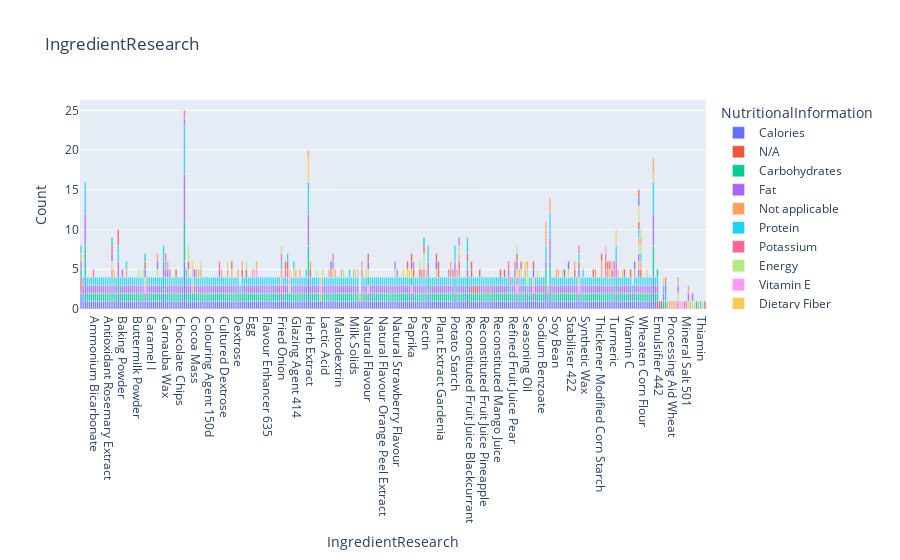

Notebook code for this chart:
### Code cell
import networkx as nx
import matplotlib.pyplot as plt

query = """
MATCH (i:IngredientResearch)-[:HAS_NUTRITIONAL_INFORMATION]->(n:NutritionalInformation)
RETURN i.ingredient_name AS IngredientResearch, n.nutrient AS NutritionalInformation
"""
with driver.session() as session:
    result = session.run(query)
    neo4j_data = [record.data() for record in result]


df = pd.DataFrame(neo4j_data)
# Caculate each dietarysuitability  diet count
diet_counts = df.groupby("IngredientResearch")["NutritionalInformation"].value_counts().reset_index(name="Count")

# use Plotly to create bar chart
fig = px.bar(diet_counts, x="IngredientResearch", y="Count", color="NutritionalInformation", title="IngredientResearch")
fig.show()

### Figure 1 — Plotly figure (JSON) as saved in the notebook; plotly's stock layout.template omitted (floating-point values rounded to 4 significant figures; data arrays with more than 128 entries replaced by an {"elided": "..."} marker saying what was removed)
{"data": [{"alignmentgroup": "True", "hovertemplate": "NutritionalInformation=Calories<br>IngredientResearch=%{x}<br>Count=%{y}<extra></extra>", "legendgroup": "Calories", "marker": {"color": "#636efa", "pattern": {"shape": ""}}, "name": "Calories", "offsetgroup": "Calories", "orientation": "v", "showlegend": true, "textposition": "auto", "type": "bar", "x": {"elided": "280 str values"}, "xaxis": "x", "y": {"elided": "280 int values"}, "yaxis": "y"}, {"alignmentgroup": "True", "hovertemplate": "NutritionalInformation=N/A<br>IngredientResearch=%{x}<br>Count=%{y}<extra></extra>", "legendgroup": "N/A", "marker": {"color": "#EF553B", "pattern": {"shape": ""}}, "name": "N/A", "offsetgroup": "N/A", "orientation": "v", "showlegend": true, "textposition": "auto", "type": "bar", "x": ["", "Emulsifier 442", "Enzymes"], "xaxis": "x", "y": [2, 1, 1], "yaxis": "y"}, {"alignmentgroup": "True", "hovertemplate": "NutritionalInformation=Carbohydrates<br>IngredientResearch=%{x}<br>Count=%{y}<extra></extra>", "legendgroup": "Carbohydrates", "marker": {"color": "#00cc96", "pattern": {"shape": ""}}, "name": "Carbohydrates", "offsetgroup": "Carbohydrates", "orientation": "v", "showlegend": true, "textposition": "auto", "type": "bar", "x": {"elided": "271 str values"}, "xaxis": "x", "y": {"elided": "271 int values"}, "yaxis": "y"}, {"alignmentgroup": "True", "hovertemplate": "NutritionalInformation=Fat<br>IngredientResearch=%{x}<br>Count=%{y}<extra></extra>", "legendgroup": "Fat", "marker": {"color": "#ab63fa", "pattern": {"shape": ""}}, "name": "Fat", "offsetgroup": "Fat", "orientation": "v", "showlegend": true, "textposition": "auto", "type": "bar", "x": {"elided": "270 str values"}, "xaxis": "x", "y": {"elided": "270 int values"}, "yaxis": "y"}, {"alignmentgroup": "True", "hovertemplate": "NutritionalInformation=Not applicable<br>IngredientResearch=%{x}<br>Count=%{y}<extra></extra>", "legendgroup": "Not applicable", "marker": {"color": "#FFA15A", "pattern": {"shape": ""}}, "name": "Not applicable", "offsetgroup": "Not applicable", "orientation": "v", "showlegend": true, "textposition": "auto", "type": "bar", "x": ["", "Mica", "Polybutene", "Polyethylene", "Processing Aid Wheat", "Ultramarines"], "xaxis": "x", "y": [1, 1, 1, 1, 1, 1], "yaxis": "y"}, {"alignmentgroup": "True", "hovertemplate": "NutritionalInformation=Protein<br>IngredientResearch=%{x}<br>Count=%{y}<extra></extra>", "legendgroup": "Protein", "marker": {"color": "#19d3f3", "pattern": {"shape": ""}}, "name": "Protein", "offsetgroup": "Protein", "orientation": "v", "showlegend": true, "textposition": "auto", "type": "bar", "x": {"elided": "264 str values"}, "xaxis": "x", "y": {"elided": "264 int values"}, "yaxis": "y"}, {"alignmentgroup": "True", "hovertemplate": "NutritionalInformation=Potassium<br>IngredientResearch=%{x}<br>Count=%{y}<extra></extra>", "legendgroup": "Potassium", "marker": {"color": "#FF6692", "pattern": {"shape": ""}}, "name": "Potassium", "offsetgroup": "Potassium", "orientation": "v", "showlegend": true, "textposition": "auto", "type": "bar", "x": ["Acidity Regulator 501", "Apple", "Fructose", "Fruit Peach", "Mineral Salt 500", "Mineral Salt 508", "Pasteurised Homogenised Milk", "Potassium Bicarbonate", "Potassium Chloride", "Potassium Citrate", "Potatoes", "Tomato Juice", "Tomato Paste", "Tomatoes"], "xaxis": "x", "y": [1, 1, 1, 1, 1, 1, 1, 1, 1, 1, 1, 1, 1, 1], "yaxis": "y"}, {"alignmentgroup": "True", "hovertemplate": "NutritionalInformation=Energy<br>IngredientResearch=%{x}<br>Count=%{y}<extra></extra>", "legendgroup": "Energy", "marker": {"color": "#B6E880", "pattern": {"shape": ""}}, "name": "Energy", "offsetgroup": "Energy", "orientation": "v", "showlegend": true, "textposition": "auto", "type": "bar", "x": ["Antioxidant 320"], "xaxis": "x", "y": [1], "yaxis": "y"}, {"alignmentgroup": "True", "hovertemplate": "NutritionalInformation=Vitamin E<br>IngredientResearch=%{x}<br>Count=%{y}<extra></extra>", "legendgroup": "Vitamin E", "marker": {"color": "#FF97FF", "pattern": {"shape": ""}}, "name": "Vitamin E", "offsetgroup": "Vitamin E", "orientation": "v", "showlegend": true, "textposition": "auto", "type": "bar", "x": ["Antioxidant E307B", "Antioxidant Tocopherols", "Mustard Oil", "Palm Oil", "Refined Palm Oil", "Sesame Oil", "Sunflower Oil", "Vegetable Fat"], "xaxis": "x", "y": [1, 1, 1, 1, 1, 1, 1, 1], "yaxis": "y"}, {"alignmentgroup": "True", "hovertemplate": "NutritionalInformation=Dietary Fiber<br>IngredientResearch=%{x}<br>Count=%{y}<extra></extra>", "legendgroup": "Dietary Fiber", "marker": {"color": "#FECB52", "pattern": {"shape": ""}}, "name": "Dietary Fiber", "offsetgroup": "Dietary Fiber", "orientation": "v", "showlegend": true, "textposition": "auto", "type": "bar", "x": ["Apple", "Apple Pulp", "Clove", "Garlic Powder", "Guar Gum", "Maize Maltodextrin", "Nutmeg", "Onion", "Onion Powder", "Pear", "Pineapple", "Rosemary", "Spice Cardamom", "Spice Ginger", "Tomato Powder", "Turmeric", "Vegetable Powder Garlic", "White Pepper", "Xanthan Gum"], "xaxis": "x", "y": [1, 1, 1, 1, 3, 1, 1, 1, 1, 1, 1, 1, 1, 1, 1, 2, 1, 1, 1], "yaxis": "y"}, {"alignmentgroup": "True", "hovertemplate": "NutritionalInformation=Manganese<br>IngredientResearch=%{x}<br>Count=%{y}<extra></extra>", "legendgroup": "Manganese", "marker": {"color": "#636efa", "pattern": {"shape": ""}}, "name": "Manganese", "offsetgroup": "Manganese", "orientation": "v", "showlegend": true, "textposition": "auto", "type": "bar", "x": ["Apple", "Pineapple", "Wheat Flour"], "xaxis": "x", "y": [1, 1, 1], "yaxis": "y"}, {"alignmentgroup": "True", "hovertemplate": "NutritionalInformation=Vitamin C<br>IngredientResearch=%{x}<br>Count=%{y}<extra></extra>", "legendgroup": "Vitamin C", "marker": {"color": "#EF553B", "pattern": {"shape": ""}}, "name": "Vitamin C", "offsetgroup": "Vitamin C", "orientation": "v", "showlegend": true, "textposition": "auto", "type": "bar", "x": ["Apple", "Ascorbic Acid", "Chilli", "Clove", "Diced Peaches", "Dill", "Fructose", "Fruit Peach", "Guava Puree", "Onion", "Paprika", "Parsley", "Pineapple", "Pineapple Juice", "Potatoes", "Reconstituted Apple Juice", "Reconstituted Fruit Juice Blackcurrant", "Reconstituted Fruit Juice Grape", "Reconstituted Fruit Juice Orange", "Reconstituted Fruit Juice Passionfruit", "Reconstituted Fruit Juice Peach", "Reconstituted Fruit Juice Water Extracted Orange", "Reconstituted Mango Juice", "Reconstituted Tomato Puree", "Rosemary", "Strawberry", "Tamarind Paste", "Tomato Juice", "Tomato Paste", "Tomato Powder", "Tomato Puree", "Tomatoes", "Vegetable Powder Tomato", "Vitamin C", "Wheat Glucose Syrup"], "xaxis": "x", "y": [1, 2, 1, 1, 1, 1, 1, 1, 1, 1, 1, 1, 1, 1, 1, 1, 1, 1, 1, 1, 1, 1, 1, 1, 1, 1, 1, 1, 1, 1, 1, 1, 1, 1, 1], "yaxis": "y"}, {"alignmentgroup": "True", "hovertemplate": "NutritionalInformation=Vitamin K<br>IngredientResearch=%{x}<br>Count=%{y}<extra></extra>", "legendgroup": "Vitamin K", "marker": {"color": "#00cc96", "pattern": {"shape": ""}}, "name": "Vitamin K", "offsetgroup": "Vitamin K", "orientation": "v", "showlegend": true, "textposition": "auto", "type": "bar", "x": ["Apple", "Mustard Oil", "Palm Oil"], "xaxis": "x", "y": [1, 1, 1], "yaxis": "y"}, {"alignmentgroup": "True", "hovertemplate": "NutritionalInformation=Minerals<br>IngredientResearch=%{x}<br>Count=%{y}<extra></extra>", "legendgroup": "Minerals", "marker": {"color": "#ab63fa", "pattern": {"shape": ""}}, "name": "Minerals", "offsetgroup": "Minerals", "orientation": "v", "showlegend": true, "textposition": "auto", "type": "bar", "x": ["Australian Spring Water", "Carminic Acid", "Carnauba Wax", "Citric Acid", "Colouring Agent Spirulina Extract", "Coriander", "Maize Maltodextrin", "Natural Spring Water", "Refined Fruit Juice Apple", "Refined Fruit Juice Pear"], "xaxis": "x", "y": [1, 1, 1, 1, 1, 1, 1, 1, 1, 1], "yaxis": "y"}, {"alignmentgroup": "True", "hovertemplate": "NutritionalInformation=Fiber<br>IngredientResearch=%{x}<br>Count=%{y}<extra></extra>", "legendgroup": "Fiber", "marker": {"color": "#FFA15A", "pattern": {"shape": ""}}, "name": "Fiber", "offsetgroup": "Fiber", "orientation": "v", "showlegend": true, "textposition": "auto", "type": "bar", "x": ["Barley Malt Extract", "Carnauba Wax", "Cocoa", "Cocoa Mass", "Cocoa Powder", "Cocoa Solids", "Cornstarch", "Cumin", "Dark Chocolate Chips", "Desiccated Coconut", "Diced Peaches", "Durum Wheat Semolina", "Gherkin", "Glucose", "Guar Gum", "Guava Puree", "Locust Bean Gum", "Maize Starch", "Maltodextrin", "Potato Starch", "Potatoes", "Rice", "Soy", "Soy Bean", "Tapioca Starch", "Thickener Modified Corn Starch", "Wheat", "Wheat Flour", "Wheat Glucose Syrup", "Xanthan Gum"], "xaxis": "x", "y": [1, 1, 1, 1, 1, 1, 1, 1, 1, 1, 1, 1, 1, 1, 1, 1, 1, 1, 1, 1, 1, 1, 1, 1, 1, 1, 1, 1, 1, 2], "yaxis": "y"}, {"alignmentgroup": "True", "hovertemplate": "NutritionalInformation=Sugars<br>IngredientResearch=%{x}<br>Count=%{y}<extra></extra>", "legendgroup": "Sugars", "marker": {"color": "#19d3f3", "pattern": {"shape": ""}}, "name": "Sugars", "offsetgroup": "Sugars", "orientation": "v", "showlegend": true, "textposition": "auto", "type": "bar", "x": ["Barley Malt Extract", "Clarified Pineapple Juice Concentrate", "Dextrose", "Fruit Peach", "Garlic Powder", "Golden Syrup", "Milk Chocolate Chips", "Reconstituted Apple Juice", "Reconstituted Fruit Juice Grape", "Reconstituted Fruit Juice Orange", "Reconstituted Fruit Juice Passionfruit", "Reconstituted Fruit Juice Water Extracted Orange", "Refined Fruit Juice Grape", "Sweetened Condensed Milk", "Wheat Glucose Syrup"], "xaxis": "x", "y": [1, 1, 1, 1, 1, 1, 1, 2, 1, 1, 1, 1, 1, 1, 1], "yaxis": "y"}, {"alignmentgroup": "True", "hovertemplate": "NutritionalInformation=Vitamin A<br>IngredientResearch=%{x}<br>Count=%{y}<extra></extra>", "legendgroup": "Vitamin A", "marker": {"color": "#FF6692", "pattern": {"shape": ""}}, "name": "Vitamin A", "offsetgroup": "Vitamin A", "orientation": "v", "showlegend": true, "textposition": "auto", "type": "bar", "x": ["Beta carotene", "Carotene", "Free Range Egg Yolk", "Lutein", "Paprika", "Refined Palm Oil", "Tomato Juice", "Vitamin A"], "xaxis": "x", "y": [1, 1, 1, 1, 1, 1, 1, 1], "yaxis": "y"}, {"alignmentgroup": "True", "hovertemplate": "NutritionalInformation=Calcium<br>IngredientResearch=%{x}<br>Count=%{y}<extra></extra>", "legendgroup": "Calcium", "marker": {"color": "#B6E880", "pattern": {"shape": ""}}, "name": "Calcium", "offsetgroup": "Calcium", "orientation": "v", "showlegend": true, "textposition": "auto", "type": "bar", "x": ["Buttermilk Powder", "Calcium Lactate", "Carbonated Mineral Water", "Clove", "Full Cream Milk", "Milk", "Milk Solids", "Milk Whey Powder", "Mineral Salt 500", "Mineral Salt 501", "Natural Mineral Water", "Pasteurised Homogenised Milk", "Sardines", "Skim Milk", "Wheat Glucose Syrup"], "xaxis": "x", "y": [1, 1, 1, 1, 1, 1, 1, 1, 1, 1, 1, 1, 1, 1, 1], "yaxis": "y"}, {"alignmentgroup": "True", "hovertemplate": "NutritionalInformation=Cholesterol<br>IngredientResearch=%{x}<br>Count=%{y}<extra></extra>", "legendgroup": "Cholesterol", "marker": {"color": "#FF97FF", "pattern": {"shape": ""}}, "name": "Cholesterol", "offsetgroup": "Cholesterol", "orientation": "v", "showlegend": true, "textposition": "auto", "type": "bar", "x": ["Canola Oil", "Egg", "Egg White", "Free Range Egg Yolk"], "xaxis": "x", "y": [1, 1, 1, 1], "yaxis": "y"}, {"alignmentgroup": "True", "hovertemplate": "NutritionalInformation=Monounsaturated Fat<br>IngredientResearch=%{x}<br>Count=%{y}<extra></extra>", "legendgroup": "Monounsaturated Fat", "marker": {"color": "#FECB52", "pattern": {"shape": ""}}, "name": "Monounsaturated Fat", "offsetgroup": "Monounsaturated Fat", "orientation": "v", "showlegend": true, "textposition": "auto", "type": "bar", "x": ["Canola Oil", "Mustard Oil", "Palm Oil", "Refined Palm Oil", "Sesame Oil", "Sunflower Oil"], "xaxis": "x", "y": [1, 1, 1, 1, 1, 1], "yaxis": "y"}, {"alignmentgroup": "True", "hovertemplate": "NutritionalInformation=Polyunsaturated Fat<br>IngredientResearch=%{x}<br>Count=%{y}<extra></extra>", "legendgroup": "Polyunsaturated Fat", "marker": {"color": "#636efa", "pattern": {"shape": ""}}, "name": "Polyunsaturated Fat", "offsetgroup": "Polyunsaturated Fat", "orientation": "v", "showlegend": true, "textposition": "auto", "type": "bar", "x": ["Canola Oil", "Mustard Oil", "Palm Oil", "Refined Palm Oil", "Sesame Oil", "Sunflower Oil"], "xaxis": "x", "y": [1, 1, 1, 1, 1, 1], "yaxis": "y"}, {"alignmentgroup": "True", "hovertemplate": "NutritionalInformation=Saturated Fat<br>IngredientResearch=%{x}<br>Count=%{y}<extra></extra>", "legendgroup": "Saturated Fat", "marker": {"color": "#EF553B", "pattern": {"shape": ""}}, "name": "Saturated Fat", "offsetgroup": "Saturated Fat", "orientation": "v", "showlegend": true, "textposition": "auto", "type": "bar", "x": ["Canola Oil", "Mustard Oil", "Palm Oil", "Refined Palm Oil", "Sesame Oil", "Sunflower Oil"], "xaxis": "x", "y": [1, 1, 1, 1, 1, 1], "yaxis": "y"}, {"alignmentgroup": "True", "hovertemplate": "NutritionalInformation=Trans Fat<br>IngredientResearch=%{x}<br>Count=%{y}<extra></extra>", "legendgroup": "Trans Fat", "marker": {"color": "#00cc96", "pattern": {"shape": ""}}, "name": "Trans Fat", "offsetgroup": "Trans Fat", "orientation": "v", "showlegend": true, "textposition": "auto", "type": "bar", "x": ["Canola Oil"], "xaxis": "x", "y": [1], "yaxis": "y"}, {"alignmentgroup": "True", "hovertemplate": "NutritionalInformation=Magnesium<br>IngredientResearch=%{x}<br>Count=%{y}<extra></extra>", "legendgroup": "Magnesium", "marker": {"color": "#ab63fa", "pattern": {"shape": ""}}, "name": "Magnesium", "offsetgroup": "Magnesium", "orientation": "v", "showlegend": true, "textposition": "auto", "type": "bar", "x": ["Carbonated Mineral Water", "Mineral Salt 500", "Mineral Salt 501", "Natural Mineral Water", "Wheat Flour"], "xaxis": "x", "y": [1, 1, 1, 1, 1], "yaxis": "y"}, {"alignmentgroup": "True", "hovertemplate": "NutritionalInformation=Sodium<br>IngredientResearch=%{x}<br>Count=%{y}<extra></extra>", "legendgroup": "Sodium", "marker": {"color": "#FFA15A", "pattern": {"shape": ""}}, "name": "Sodium", "offsetgroup": "Sodium", "orientation": "v", "showlegend": true, "textposition": "auto", "type": "bar", "x": ["Carbonated Mineral Water", "Egg White", "Iodised Salt", "Milk Lactose", "Mineral Salt 450", "Mineral Salt 451", "Mineral Salt 500", "Mineral Salt 501", "Mineral Salt 508", "Potassium Chloride", "Salt", "Sodium Bicarbonate", "Sodium Carbonate", "Sodium Citrate", "Thickener Modified Corn Starch", "Wheat Glucose Syrup"], "xaxis": "x", "y": [1, 1, 1, 1, 1, 1, 1, 1, 1, 1, 1, 3, 1, 2, 1, 1], "yaxis": "y"}, {"alignmentgroup": "True", "hovertemplate": "NutritionalInformation=Micronutrients<br>IngredientResearch=%{x}<br>Count=%{y}<extra></extra>", "legendgroup": "Micronutrients", "marker": {"color": "#19d3f3", "pattern": {"shape": ""}}, "name": "Micronutrients", "offsetgroup": "Micronutrients", "orientation": "v", "showlegend": true, "textposition": "auto", "type": "bar", "x": ["Carminic Acid"], "xaxis": "x", "y": [1], "yaxis": "y"}, {"alignmentgroup": "True", "hovertemplate": "NutritionalInformation=Vitamins<br>IngredientResearch=%{x}<br>Count=%{y}<extra></extra>", "legendgroup": "Vitamins", "marker": {"color": "#FF6692", "pattern": {"shape": ""}}, "name": "Vitamins", "offsetgroup": "Vitamins", "orientation": "v", "showlegend": true, "textposition": "auto", "type": "bar", "x": ["Carminic Acid", "Citric Acid", "Colouring Agent Spirulina Extract", "Coriander", "Maize Maltodextrin", "Parsley Flakes", "Refined Fruit Juice Apple", "Refined Fruit Juice Grape", "Refined Fruit Juice Pear"], "xaxis": "x", "y": [1, 1, 1, 1, 1, 1, 1, 1, 1], "yaxis": "y"}, {"alignmentgroup": "True", "hovertemplate": "NutritionalInformation=Iron<br>IngredientResearch=%{x}<br>Count=%{y}<extra></extra>", "legendgroup": "Iron", "marker": {"color": "#B6E880", "pattern": {"shape": ""}}, "name": "Iron", "offsetgroup": "Iron", "orientation": "v", "showlegend": true, "textposition": "auto", "type": "bar", "x": ["Clove", "Cocoa", "Cocoa Solids", "Cumin", "Dill", "Ferric Ferrocyanide", "Iron Oxides", "Mineral Iron", "Molasses", "Parsley", "Potatoes", "Wheat Flour", "Wheat Glucose Syrup"], "xaxis": "x", "y": [1, 1, 1, 1, 1, 1, 1, 1, 1, 1, 1, 1, 1], "yaxis": "y"}, {"alignmentgroup": "True", "hovertemplate": "NutritionalInformation=Fats<br>IngredientResearch=%{x}<br>Count=%{y}<extra></extra>", "legendgroup": "Fats", "marker": {"color": "#FF97FF", "pattern": {"shape": ""}}, "name": "Fats", "offsetgroup": "Fats", "orientation": "v", "showlegend": true, "textposition": "auto", "type": "bar", "x": ["Cocoa", "Full Cream Milk"], "xaxis": "x", "y": [1, 1], "yaxis": "y"}, {"alignmentgroup": "True", "hovertemplate": "NutritionalInformation=Proteins<br>IngredientResearch=%{x}<br>Count=%{y}<extra></extra>", "legendgroup": "Proteins", "marker": {"color": "#FECB52", "pattern": {"shape": ""}}, "name": "Proteins", "offsetgroup": "Proteins", "orientation": "v", "showlegend": true, "textposition": "auto", "type": "bar", "x": ["Cocoa", "Full Cream Milk"], "xaxis": "x", "y": [1, 1], "yaxis": "y"}, {"alignmentgroup": "True", "hovertemplate": "NutritionalInformation=Vitamins and Minerals<br>IngredientResearch=%{x}<br>Count=%{y}<extra></extra>", "legendgroup": "Vitamins and Minerals", "marker": {"color": "#636efa", "pattern": {"shape": ""}}, "name": "Vitamins and Minerals", "offsetgroup": "Vitamins and Minerals", "orientation": "v", "showlegend": true, "textposition": "auto", "type": "bar", "x": ["Cocoa Butter", "Spice Chilli Powder", "Spice Ginger", "Wheat"], "xaxis": "x", "y": [1, 1, 1, 1], "yaxis": "y"}, {"alignmentgroup": "True", "hovertemplate": "NutritionalInformation=Sugar<br>IngredientResearch=%{x}<br>Count=%{y}<extra></extra>", "legendgroup": "Sugar", "marker": {"color": "#EF553B", "pattern": {"shape": ""}}, "name": "Sugar", "offsetgroup": "Sugar", "orientation": "v", "showlegend": true, "textposition": "auto", "type": "bar", "x": ["Dark Chocolate Chips", "Pineapple Juice", "Reconstituted Fruit Juice Blackcurrant", "Thickener Modified Corn Starch"], "xaxis": "x", "y": [1, 1, 1, 1], "yaxis": "y"}, {"alignmentgroup": "True", "hovertemplate": "NutritionalInformation=Choline<br>IngredientResearch=%{x}<br>Count=%{y}<extra></extra>", "legendgroup": "Choline", "marker": {"color": "#00cc96", "pattern": {"shape": ""}}, "name": "Choline", "offsetgroup": "Choline", "orientation": "v", "showlegend": true, "textposition": "auto", "type": "bar", "x": ["Emulsifier Soy Lecithin"], "xaxis": "x", "y": [1], "yaxis": "y"}, {"alignmentgroup": "True", "hovertemplate": "NutritionalInformation=Cyanide<br>IngredientResearch=%{x}<br>Count=%{y}<extra></extra>", "legendgroup": "Cyanide", "marker": {"color": "#ab63fa", "pattern": {"shape": ""}}, "name": "Cyanide", "offsetgroup": "Cyanide", "orientation": "v", "showlegend": true, "textposition": "auto", "type": "bar", "x": ["Ferric Ferrocyanide"], "xaxis": "x", "y": [1], "yaxis": "y"}, {"alignmentgroup": "True", "hovertemplate": "NutritionalInformation=Folate<br>IngredientResearch=%{x}<br>Count=%{y}<extra></extra>", "legendgroup": "Folate", "marker": {"color": "#FFA15A", "pattern": {"shape": ""}}, "name": "Folate", "offsetgroup": "Folate", "orientation": "v", "showlegend": true, "textposition": "auto", "type": "bar", "x": ["Folate", "Free Range Egg Yolk", "Strawberry", "Wheat Flour"], "xaxis": "x", "y": [1, 1, 1, 1], "yaxis": "y"}, {"alignmentgroup": "True", "hovertemplate": "NutritionalInformation=Riboflavin<br>IngredientResearch=%{x}<br>Count=%{y}<extra></extra>", "legendgroup": "Riboflavin", "marker": {"color": "#19d3f3", "pattern": {"shape": ""}}, "name": "Riboflavin", "offsetgroup": "Riboflavin", "orientation": "v", "showlegend": true, "textposition": "auto", "type": "bar", "x": ["Free Range Egg Yolk", "Riboflavin", "Wheat Flour"], "xaxis": "x", "y": [1, 1, 1], "yaxis": "y"}, {"alignmentgroup": "True", "hovertemplate": "NutritionalInformation=Selenium<br>IngredientResearch=%{x}<br>Count=%{y}<extra></extra>", "legendgroup": "Selenium", "marker": {"color": "#FF6692", "pattern": {"shape": ""}}, "name": "Selenium", "offsetgroup": "Selenium", "orientation": "v", "showlegend": true, "textposition": "auto", "type": "bar", "x": ["Free Range Egg Yolk"], "xaxis": "x", "y": [1], "yaxis": "y"}, {"alignmentgroup": "True", "hovertemplate": "NutritionalInformation=Vitamin D<br>IngredientResearch=%{x}<br>Count=%{y}<extra></extra>", "legendgroup": "Vitamin D", "marker": {"color": "#B6E880", "pattern": {"shape": ""}}, "name": "Vitamin D", "offsetgroup": "Vitamin D", "orientation": "v", "showlegend": true, "textposition": "auto", "type": "bar", "x": ["Free Range Egg Yolk", "Homogenised Full Cream Milk", "Pasteurised Homogenised Milk", "Refined Palm Oil", "Sardines"], "xaxis": "x", "y": [1, 1, 1, 1, 1], "yaxis": "y"}, {"alignmentgroup": "True", "hovertemplate": "NutritionalInformation=Chloride<br>IngredientResearch=%{x}<br>Count=%{y}<extra></extra>", "legendgroup": "Chloride", "marker": {"color": "#FF97FF", "pattern": {"shape": ""}}, "name": "Chloride", "offsetgroup": "Chloride", "orientation": "v", "showlegend": true, "textposition": "auto", "type": "bar", "x": ["Iodised Salt"], "xaxis": "x", "y": [1], "yaxis": "y"}, {"alignmentgroup": "True", "hovertemplate": "NutritionalInformation=Iodine<br>IngredientResearch=%{x}<br>Count=%{y}<extra></extra>", "legendgroup": "Iodine", "marker": {"color": "#FECB52", "pattern": {"shape": ""}}, "name": "Iodine", "offsetgroup": "Iodine", "orientation": "v", "showlegend": true, "textposition": "auto", "type": "bar", "x": ["Iodised Salt", "Salt"], "xaxis": "x", "y": [1, 1], "yaxis": "y"}, {"alignmentgroup": "True", "hovertemplate": "NutritionalInformation=Lutein<br>IngredientResearch=%{x}<br>Count=%{y}<extra></extra>", "legendgroup": "Lutein", "marker": {"color": "#636efa", "pattern": {"shape": ""}}, "name": "Lutein", "offsetgroup": "Lutein", "orientation": "v", "showlegend": true, "textposition": "auto", "type": "bar", "x": ["Lutein"], "xaxis": "x", "y": [1], "yaxis": "y"}, {"alignmentgroup": "True", "hovertemplate": "NutritionalInformation=Phosphorus<br>IngredientResearch=%{x}<br>Count=%{y}<extra></extra>", "legendgroup": "Phosphorus", "marker": {"color": "#EF553B", "pattern": {"shape": ""}}, "name": "Phosphorus", "offsetgroup": "Phosphorus", "orientation": "v", "showlegend": true, "textposition": "auto", "type": "bar", "x": ["Pasteurised Homogenised Milk", "Wheat Flour"], "xaxis": "x", "y": [1, 1], "yaxis": "y"}, {"alignmentgroup": "True", "hovertemplate": "NutritionalInformation=Vitamin B12<br>IngredientResearch=%{x}<br>Count=%{y}<extra></extra>", "legendgroup": "Vitamin B12", "marker": {"color": "#00cc96", "pattern": {"shape": ""}}, "name": "Vitamin B12", "offsetgroup": "Vitamin B12", "orientation": "v", "showlegend": true, "textposition": "auto", "type": "bar", "x": ["Pasteurised Homogenised Milk"], "xaxis": "x", "y": [1], "yaxis": "y"}, {"alignmentgroup": "True", "hovertemplate": "NutritionalInformation=Vitamin B6<br>IngredientResearch=%{x}<br>Count=%{y}<extra></extra>", "legendgroup": "Vitamin B6", "marker": {"color": "#ab63fa", "pattern": {"shape": ""}}, "name": "Vitamin B6", "offsetgroup": "Vitamin B6", "orientation": "v", "showlegend": true, "textposition": "auto", "type": "bar", "x": ["Potatoes"], "xaxis": "x", "y": [1], "yaxis": "y"}, {"alignmentgroup": "True", "hovertemplate": "NutritionalInformation=Omega-3 Fatty Acids<br>IngredientResearch=%{x}<br>Count=%{y}<extra></extra>", "legendgroup": "Omega-3 Fatty Acids", "marker": {"color": "#FFA15A", "pattern": {"shape": ""}}, "name": "Omega-3 Fatty Acids", "offsetgroup": "Omega-3 Fatty Acids", "orientation": "v", "showlegend": true, "textposition": "auto", "type": "bar", "x": ["Sardines"], "xaxis": "x", "y": [1], "yaxis": "y"}, {"alignmentgroup": "True", "hovertemplate": "NutritionalInformation=Phytosterols<br>IngredientResearch=%{x}<br>Count=%{y}<extra></extra>", "legendgroup": "Phytosterols", "marker": {"color": "#19d3f3", "pattern": {"shape": ""}}, "name": "Phytosterols", "offsetgroup": "Phytosterols", "orientation": "v", "showlegend": true, "textposition": "auto", "type": "bar", "x": ["Sunflower Oil"], "xaxis": "x", "y": [1], "yaxis": "y"}, {"alignmentgroup": "True", "hovertemplate": "NutritionalInformation=Squalene<br>IngredientResearch=%{x}<br>Count=%{y}<extra></extra>", "legendgroup": "Squalene", "marker": {"color": "#FF6692", "pattern": {"shape": ""}}, "name": "Squalene", "offsetgroup": "Squalene", "orientation": "v", "showlegend": true, "textposition": "auto", "type": "bar", "x": ["Sunflower Oil"], "xaxis": "x", "y": [1], "yaxis": "y"}, {"alignmentgroup": "True", "hovertemplate": "NutritionalInformation=Thiamin<br>IngredientResearch=%{x}<br>Count=%{y}<extra></extra>", "legendgroup": "Thiamin", "marker": {"color": "#B6E880", "pattern": {"shape": ""}}, "name": "Thiamin", "offsetgroup": "Thiamin", "orientation": "v", "showlegend": true, "textposition": "auto", "type": "bar", "x": ["Thiamin", "Wheat Flour"], "xaxis": "x", "y": [1, 1], "yaxis": "y"}, {"alignmentgroup": "True", "hovertemplate": "NutritionalInformation=Lycopene<br>IngredientResearch=%{x}<br>Count=%{y}<extra></extra>", "legendgroup": "Lycopene", "marker": {"color": "#FF97FF", "pattern": {"shape": ""}}, "name": "Lycopene", "offsetgroup": "Lycopene", "orientation": "v", "showlegend": true, "textposition": "auto", "type": "bar", "x": ["Tomato Juice", "Tomato Puree"], "xaxis": "x", "y": [1, 1], "yaxis": "y"}, {"alignmentgroup": "True", "hovertemplate": "NutritionalInformation=Copper<br>IngredientResearch=%{x}<br>Count=%{y}<extra></extra>", "legendgroup": "Copper", "marker": {"color": "#FECB52", "pattern": {"shape": ""}}, "name": "Copper", "offsetgroup": "Copper", "orientation": "v", "showlegend": true, "textposition": "auto", "type": "bar", "x": ["Wheat Flour"], "xaxis": "x", "y": [1], "yaxis": "y"}, {"alignmentgroup": "True", "hovertemplate": "NutritionalInformation=Niacin<br>IngredientResearch=%{x}<br>Count=%{y}<extra></extra>", "legendgroup": "Niacin", "marker": {"color": "#636efa", "pattern": {"shape": ""}}, "name": "Niacin", "offsetgroup": "Niacin", "orientation": "v", "showlegend": true, "textposition": "auto", "type": "bar", "x": ["Wheat Flour"], "xaxis": "x", "y": [1], "yaxis": "y"}, {"alignmentgroup": "True", "hovertemplate": "NutritionalInformation=Zinc<br>IngredientResearch=%{x}<br>Count=%{y}<extra></extra>", "legendgroup": "Zinc", "marker": {"color": "#EF553B", "pattern": {"shape": ""}}, "name": "Zinc", "offsetgroup": "Zinc", "orientation": "v", "showlegend": true, "textposition": "auto", "type": "bar", "x": ["Wheat Flour", "Zinc"], "xaxis": "x", "y": [1, 1], "yaxis": "y"}, {"alignmentgroup": "True", "hovertemplate": "NutritionalInformation=B Vitamins<br>IngredientResearch=%{x}<br>Count=%{y}<extra></extra>", "legendgroup": "B Vitamins", "marker": {"color": "#00cc96", "pattern": {"shape": ""}}, "name": "B Vitamins", "offsetgroup": "B Vitamins", "orientation": "v", "showlegend": true, "textposition": "auto", "type": "bar", "x": ["Yeast Extract"], "xaxis": "x", "y": [1], "yaxis": "y"}], "layout": {"barmode": "relative", "legend": {"title": {"text": "NutritionalInformation"}, "tracegroupgap": 0}, "title": {"text": "IngredientResearch"}, "xaxis": {"anchor": "y", "domain": [0, 1], "title": {"text": "IngredientResearch"}}, "yaxis": {"anchor": "x", "domain": [0, 1], "title": {"text": "Count"}}}}
